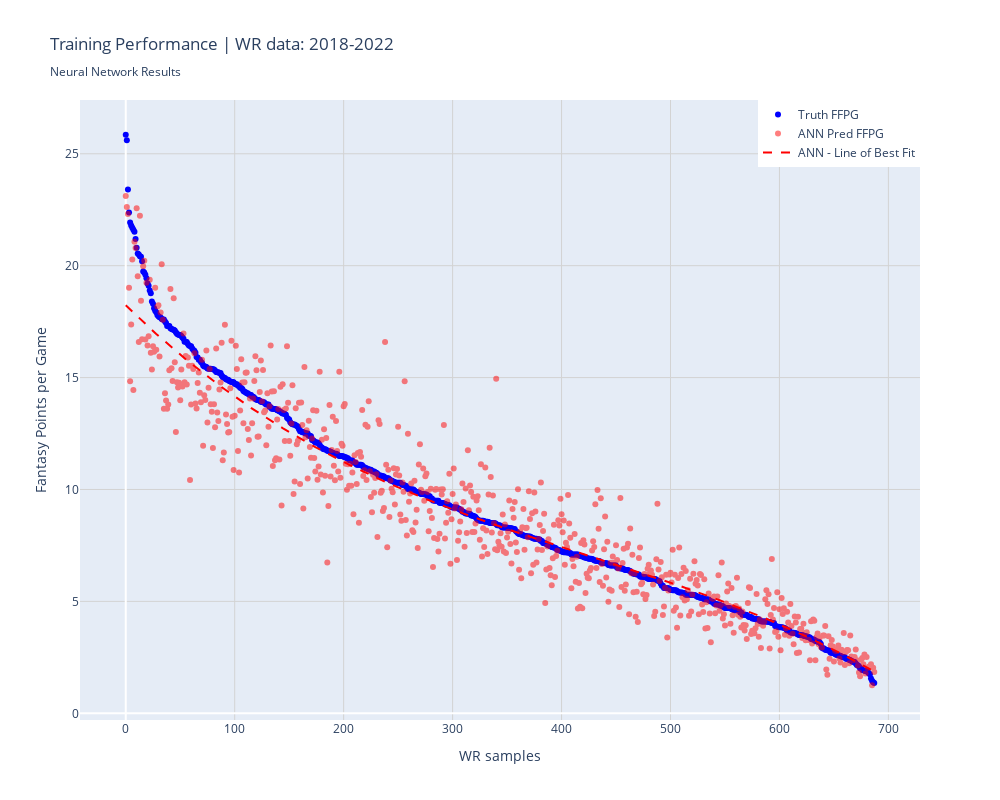

Source (notebook cell):
### Markdown cell above
### Visualize training performance

### Code cell
# Create Plotly figure
fig = go.Figure()

# Add truth points
fig.add_trace(go.Scatter(
    x=list(train_samples), 
    y=train_y.flatten(), 
    mode='markers', 
    name='Truth FFPG',
    text=[f'{name} ({season}): {val:.2f}' for name, season, val in zip(train_names, train_seasons, train_y.flatten())],
    hovertemplate='%{text}<extra></extra>',
    marker=dict(size=6, color='blue')
))

# Add ANN predicted points
fig.add_trace(go.Scatter(
    x=list(train_samples), 
    y=train_nn_pred.flatten(), 
    mode='markers', 
    name='ANN Pred FFPG',
    opacity=0.5,
    text=[f'{name} ({season}): {val:.2f}' for name, season, val in zip(train_names, train_seasons, train_nn_pred.flatten())],
    hovertemplate='%{text}<extra></extra>',
    marker=dict(size=6, color='red')
))

# Add ANN trend line (degree 3 polyfit through ANN predictions)
coeffs_ann = np.polyfit(train_samples, train_nn_pred.flatten(), 3)
poly_ann = np.poly1d(coeffs_ann)
fig.add_trace(go.Scatter(
    x=list(train_samples),
    y=poly_ann(train_samples),
    mode='lines',
    name='ANN - Line of Best Fit',
    line=dict(color='red', width=2, dash='dash'),
    hovertemplate='ANN trend line<extra></extra>'
))

# Update layout
fig.update_layout(
    title='Training Performance | WR data: 2018-2022<br><sub>Neural Network Results</sub>',
    xaxis_title='WR samples',
    yaxis_title='Fantasy Points per Game',
    legend=dict(x=1, y=1, xanchor='right', yanchor='top'),
    showlegend=True,
    hovermode='closest',
    width=1000,
    height=800
)

# Add grid
fig.update_xaxes(showgrid=True, gridwidth=1, gridcolor='lightgray')
fig.update_yaxes(showgrid=True, gridwidth=1, gridcolor='lightgray')

fig.show()

### Figure 1 — Plotly figure (JSON) as saved in the notebook; plotly's stock layout.template omitted (floating-point values rounded to 4 significant figures; data arrays with more than 128 entries replaced by an {"elided": "..."} marker saying what was removed)
{"data": [{"hovertemplate": "%{text}<extra></extra>", "marker": {"color": "blue", "size": 6}, "mode": "markers", "name": "Truth FFPG", "text": {"elided": "688 str values"}, "type": "scatter", "x": {"elided": "688 int values"}, "y": {"elided": "688 float values"}}, {"hovertemplate": "%{text}<extra></extra>", "marker": {"color": "red", "size": 6}, "mode": "markers", "name": "ANN Pred FFPG", "opacity": 0.5, "text": {"elided": "688 str values"}, "type": "scatter", "x": {"elided": "688 int values"}, "y": {"elided": "688 float values"}}, {"hovertemplate": "ANN trend line<extra></extra>", "line": {"color": "red", "dash": "dash", "width": 2}, "mode": "lines", "name": "ANN - Line of Best Fit", "type": "scatter", "x": {"elided": "688 int values"}, "y": {"elided": "688 float values"}}], "layout": {"height": 800, "hovermode": "closest", "legend": {"x": 1, "xanchor": "right", "y": 1, "yanchor": "top"}, "showlegend": true, "title": {"text": "Training Performance | WR data: 2018-2022<br><sub>Neural Network Results</sub>"}, "width": 1000, "xaxis": {"gridcolor": "lightgray", "gridwidth": 1, "showgrid": true, "title": {"text": "WR samples"}}, "yaxis": {"gridcolor": "lightgray", "gridwidth": 1, "showgrid": true, "title": {"text": "Fantasy Points per Game"}}}}
